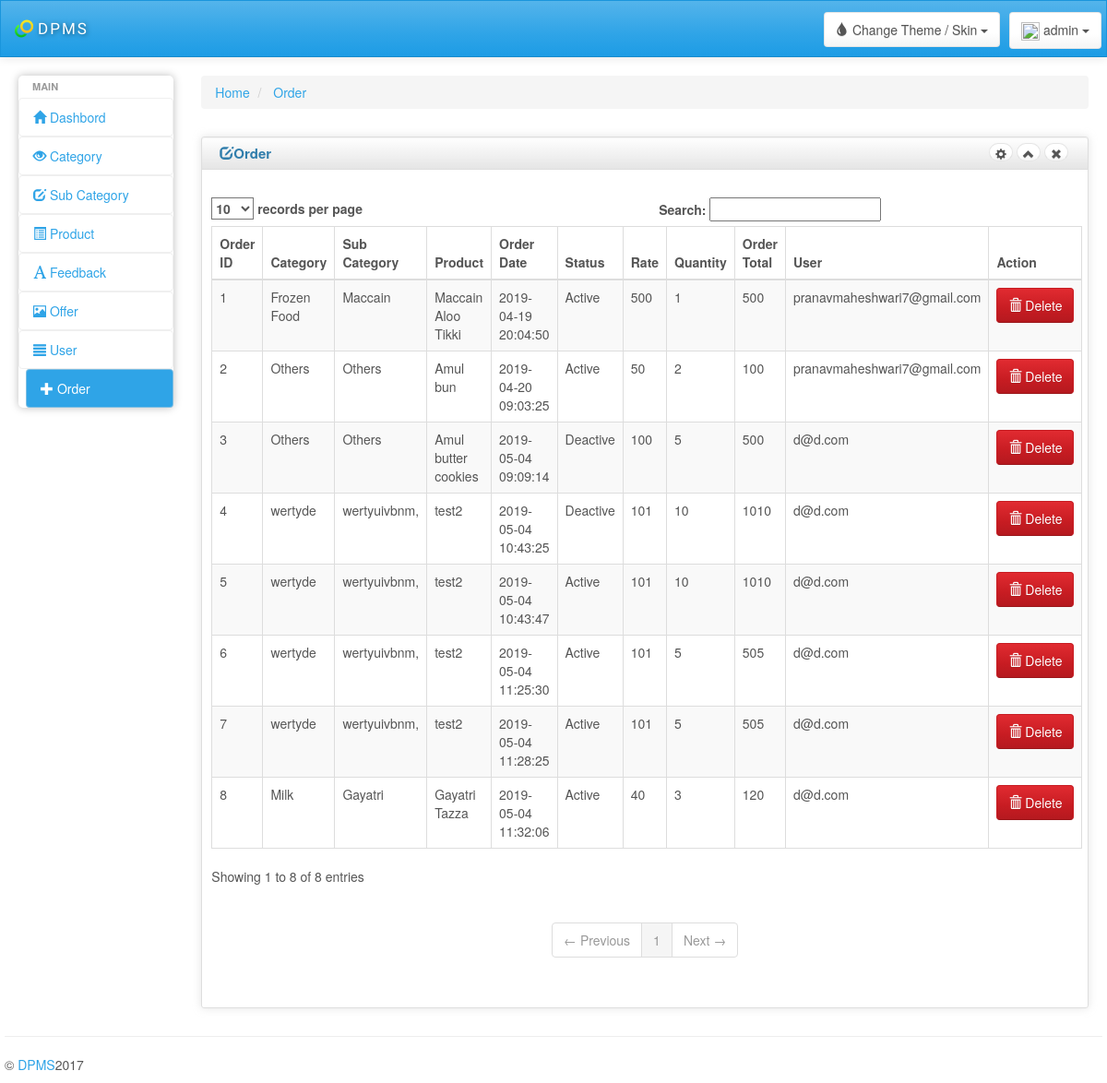
Page /Admin/order.php (signed in) on the committed database.
### tables this page shows
CREATE TABLE `order_tb` (
  `od_id` int(11) NOT NULL AUTO_INCREMENT,
  `p_id` int(11) NOT NULL,
  `o_date` timestamp NOT NULL DEFAULT CURRENT_TIMESTAMP ON UPDATE CURRENT_TIMESTAMP,
  `o_status` varchar(20) NOT NULL DEFAULT 'Active',
  `o_rate` int(11) NOT NULL,
  `o_qnty` int(11) NOT NULL,
  `o_total` int(11) NOT NULL,
  `u_email` varchar(100) NOT NULL,
  PRIMARY KEY (`od_id`)
);

CREATE TABLE `category_tb` (
  `c_id` int(11) NOT NULL AUTO_INCREMENT,
  `user_id` int(11) DEFAULT NULL,
  `c_name` varchar(50) NOT NULL,
  `c_img` text NOT NULL,
  PRIMARY KEY (`c_id`),
  UNIQUE KEY `c_id` (`c_id`)
);

CREATE TABLE `sub_category_tb` (
  `s_id` int(11) NOT NULL AUTO_INCREMENT,
  `c_id` int(11) NOT NULL,
  `s_name` varchar(50) NOT NULL,
  `s_img` varchar(100) NOT NULL,
  PRIMARY KEY (`s_id`)
);

CREATE TABLE `packing_tb` (
  `p_id` int(11) NOT NULL AUTO_INCREMENT,
  `p_name` varchar(20) NOT NULL,
  `p_img` varchar(100) NOT NULL,
  `p_descr` text NOT NULL,
  `p_weight` varchar(10) NOT NULL,
  `p_rate` int(10) NOT NULL,
  `p_fat` int(5) NOT NULL,
  `p_snf` int(11) NOT NULL,
  `p_date` date NOT NULL,
  `s_id` int(11) NOT NULL,
  `p_exp_date` date NOT NULL,
  `p_tax` varchar(5) NOT NULL,
  `p_packing` int(5) NOT NULL,
  `p_total_amt` int(100) NOT NULL,
  PRIMARY KEY (`p_id`)
);

### Admin/order.php (the view, shortened to what this page needs)
<?php
include_once("connection.php");
?>
<!DOCTYPE html>
<html lang="en">
<head>
   <?php include_once("link.php"); ?>
</head>
<body>
    <div class="navbar navbar-default" role="navigation">
<?php include_once("header.php");?>
    </div>
<div class="ch-container">
    <div class="row">
        <div class="col-sm-2 col-lg-2">
            <?php include_once("side_bar.php");?>
        </div>
        <div id="content" class="col-lg-10 col-sm-10">
            <div>
    <ul class="breadcrumb">
        <li>
            <a href="#">Home</a>
        </li>
        <li>
            <a href="#">Order</a>
        </li>
    </ul>
</div>
<div class="row">
<div class="box col-md-12">
        <div class="box-inner">
            <div class="box-header well" data-original-title="">
                <h2><i class="glyphicon glyphicon-edit"></i>Order</h2>
                <div class="box-icon">
                    <a href="#" class="btn btn-setting btn-round btn-default"><i
                            class="glyphicon glyphicon-cog"></i></a>
                    <a href="#" class="btn btn-minimize btn-round btn-default"><i
                            class="glyphicon glyphicon-chevron-up"></i></a>
                    <a href="#" class="btn btn-close btn-round btn-default"><i
                            class="glyphicon glyphicon-remove"></i></a>
                </div>
            </div>
            <div class="box-content">
                <br/>
	<div>
	<table class="table table-striped table-bordered bootstrap-datatable datatable responsive">
    <thead>
    <tr>
        <th>Order ID</th>
        <th>Category</th>
        <th>Sub Category</th>
         <th>Product</th>
		<th>Order Date</th>
		<th>Status</th>
		<th>Rate</th>
		<th>Quantity</th>
		<th>Order Total</th>
		<th>User</th>
        <th>Action</th>
    </tr>
    </thead>
    <tbody>
	<?php
	if($_SESSION['role']=="Admin"){
	       $a = "select * from order_tb,packing_tb,sub_category_tb,category_tb where order_tb.p_id = packing_tb.p_id and packing_tb.s_id =sub_category_tb.s_id and sub_category_tb.c_id = category_tb.c_id";
	}else{
	    $id=$_SESSION["id"];
	    $a = "select * from order_tb,packing_tb,sub_category_tb,category_tb where order_tb.p_id = packing_tb.p_id and packing_tb.s_id =sub_category_tb.s_id and sub_category_tb.c_id = category_tb.c_id and user_id=$id";
	}
	$b =$con->query($a);
	foreach($b as $c)
	{
	?>
    <tr>
        <td><?php echo $c["od_id"];?></td>
		<td><?php echo $c["c_name"];?></td>
		<td><?php echo $c["s_name"];?></td>
		<td><?php echo $c["p_name"];?></td>
		<td class="center"><?php echo $c["o_date"];?></td>
		<td class="center"><?php echo $c["o_status"];?></td>
		<td class="center"><?php echo $c["o_rate"];?></td>
		<td class="center"><?php echo $c["o_qnty"];?></td>
		<td class="center"><?php echo $c["o_total"];?></td>
		<td class="center"><?php echo $c["u_email"];?></td>
        <td class="center">
            <a class="btn btn-danger" href="order.php?delt=<?php echo $c["od_id"];?>">
                <i class="glyphicon glyphicon-trash icon-white"></i>
                Delete
            </a>
        </td>
    </tr>
	<?php } ?>
    </tbody>
    </table>
	</div>
            </div>
        </div>
    </div>
	</div>
</div>
    <div class="row"></div>
    <hr>
    <footer class="row">
        <?php include_once("footer.php");?>
    </footer>
</div>
</body>
</html>

### Admin/link.php (shortened to what this page needs)
<link id="bs-css" href="css/bootstrap-cerulean.min.css" rel="stylesheet">
<link href="css/charisma-app.css" rel="stylesheet">
<link href='bower_components/fullcalendar/dist/fullcalendar.css' rel='stylesheet'>
<link href='bower_components/fullcalendar/dist/fullcalendar.print.css' rel='stylesheet' media='print'>
<link href='bower_components/chosen/chosen.min.css' rel='stylesheet'>
<link href='bower_components/colorbox/example3/colorbox.css' rel='stylesheet'>
<link href='bower_components/responsive-tables/responsive-tables.css' rel='stylesheet'>
<link href='bower_components/bootstrap-tour/build/css/bootstrap-tour.min.css' rel='stylesheet'>
<link href='css/jquery.noty.css' rel='stylesheet'>
<link href='css/noty_theme_default.css' rel='stylesheet'>
<link href='css/elfinder.min.css' rel='stylesheet'>
<link href='css/elfinder.theme.css' rel='stylesheet'>
<link href='css/jquery.iphone.toggle.css' rel='stylesheet'>
<link href='css/uploadify.css' rel='stylesheet'>
<link href='css/animate.min.css' rel='stylesheet'>

### Admin/header.php (shortened to what this page needs)
<div class="navbar-inner">
            <a class="navbar-brand" href="index.php"> <img alt="Charisma Logo" src="img/logo20.png" class="hidden-xs"/>
                <span>DPMS</span></a>
            <div class="btn-group pull-right">
                <button class="btn btn-default dropdown-toggle" data-toggle="dropdown">
                    <img src="img/<?php echo $_SESSION["img"];?>" height="20px" width="20px"/><span class="hidden-sm hidden-xs"> <?php echo $_SESSION["login"];?></span>
                    <span class="caret"></span>
                </button>
            </div>
            <div class="btn-group pull-right theme-container animated tada">
                <button class="btn btn-default dropdown-toggle" data-toggle="dropdown">
                    <i class="glyphicon glyphicon-tint"></i><span
                        class="hidden-sm hidden-xs"> Change Theme / Skin</span>
                    <span class="caret"></span>
                </button>
            </div>
        </div>

### Admin/side_bar.php (shortened to what this page needs)
<div class="sidebar-nav">
                <div class="nav-canvas">
                    <ul class="nav nav-pills nav-stacked main-menu">
                        <li class="nav-header">Main</li>
                        <li><a class="ajax-link" href="index.php"><i class="glyphicon glyphicon-home"></i><span> Dashbord</span></a>
                        </li>
                        <li><a class="ajax-link" href="category.php"><i class="glyphicon glyphicon-eye-open"></i><span> Category </span></a>
                        </li>
                        <li><a class="ajax-link" href="sub_category.php"><i
                                    class="glyphicon glyphicon-edit"></i><span> Sub Category</span></a></li>
                        <li><a class="ajax-link" href="packing_view.php"><i class="glyphicon glyphicon-list-alt"></i><span> Product</span></a>
                        </li>
                          <?php
                       if($_SESSION['role']=="Admin")
                       {
                       ?>
                        <li><a class="ajax-link" href="feedback_view.php"><i class="glyphicon glyphicon-font"></i><span> Feedback</span></a>
                        </li>
                       <?php }?>
                        <li><a class="ajax-link" href="offer.php"><i class="glyphicon glyphicon-picture"></i><span> Offer</span></a>
                        </li>
                       <?php
                       if($_SESSION['role']=="Admin")
                       {
                       ?>
                        <li><a class="ajax-link" href="user.php"><i
                                    class="glyphicon glyphicon-align-justify"></i><span> User</span></a></li>
						<?php }?>
						<li><a class="ajax-link" href="order.php"><i
                                    class="glyphicon glyphicon-plus"></i><span> Order</span></a></li>
                    </ul>
                </div>
            </div>

### Admin/footer.php
<p class="col-md-9 col-sm-9 col-xs-12 copyright">&copy; <a href="#">DPMS</a>2017</p>

### Admin/css/charisma-app.css (style rules this page uses)
.ch-container { padding: 0 15px; }
.box { margin-top: 10px; margin-bottom: 10px; }
.box-inner { border: 1px solid #DEDEDE; border-radius: 3px; -webkit-border-radius: 3px; -moz-border-radius: 3px; box-shadow: 0 0 10px rgba(189, 189, 189, 0.4); -webkit-box-shadow: 0 0 10px rgba(189, 189, 189, 0.4); -moz-box-shadow: 0 0 10px rgba(189, 189, 189, 0.4); }
.box-header { border: none; padding-top: 5px; border-bottom: 1px solid #DEDEDE; border-radius: 3px 3px 0 0; -webkit-border-radius: 3px 3px 0 0; -moz-border-radius: 3px 3px 0 0; height: 35px; min-height: 35px !important; margin-bottom: 0; font-weight: bold; font-size: 16px; background: -moz-linear-gradient(top, rgba(255, 255, 255, 0) 0%, rgba(0, 0, 0, 0.1) 100%); background: -webkit-gradient(linear, left top, left bottom, color-stop(0%, rgba(255, 255, 255, 0)), color-stop(100%, rgba(0, 0, 0, 0.1))); background: -webkit-linear-gradient(top, rgba(255, 255, 255, 0) 0%, rgba(0, 0, 0, 0.1) 100%); background: -o-linear-gradient(top, rgba(255, 255, 255, 0) 0%, rgba(0, 0, 0, 0.1) 100%); background: -ms-linear-gradient(top, rgba(255, 255, 255, 0) 0%, rgba(0, 0, 0, 0.1) 100%); background: linear-gradient(to bottom, rgba(255, 255, 255, 0) 0%, rgba(0, 0, 0, 0.1) 100%); filter: progid:DXImageTransform.Microsoft.gradient(startColorstr='#00ffffff', endColorstr='#1a000000', GradientType=0); }
.box-header h2 { font-size: 15px; width: auto; clear: none; float: left; line-height: 25px; white-space: nowrap; font-weight: bold; margin-top: 0; margin-bottom: 0; }
.box-header h2 > i { margin-top: 1px; }
.box-icon { float: right; }
.box-icon a { clear: none; float: left; margin: 0 2px; height: 20px; width: 5px; margin-top: 1px; }
.box-icon a i { margin-left: -6px; top: -1px; }
.box-content { padding: 10px; }
.btn-round { border-radius: 40px; -webkit-border-radius: 40px; -moz-border-radius: 40px; font-size: 12px; padding-top: 4px; }
footer { clear: both; }
.sidebar-nav { min-height: 0; box-shadow: 0 0 10px #BDBDBD; border-radius: 5px; margin-bottom: 0; padding-bottom: 0; max-height: none; }
.navbar-brand { font-family: 'Shojumaru', cursive, Arial, serif; letter-spacing: 2px; text-shadow: 1px 1px 5px rgba(0, 0, 0, 0.5); width: 183px; font-size: 17px; }
.navbar-brand img { float: left; height: 20px; width: 20px; margin-right: 5px; }
.navbar-brand span { float: left; }
.theme-container { z-index: 5; }
.navbar-inner { padding-top: 5px; padding-bottom: 5px; line-height: 30px; height: 60px; }
.navbar-inner .btn-group { margin: 7px 5px 0 5px; }
.pull-right { float: right !important; }
.main-menu > li > a { border: 1px solid rgba(221, 221, 221, 0.46); }
.main-menu > li { margin-top: 0 !important; }
.sidebar-nav .nav-header { display: block; padding: 3px 15px; font-size: 11px; font-weight: bold; line-height: 18px; color: #999999; text-shadow: 0 1px 0 rgba(255, 255, 255, 0.5); text-transform: uppercase; }
.navbar { border-radius: 0; }
ul.main-menu li.active { margin-left: 8px; }
ul.main-menu li:not(.nav-header) { -webkit-transition: .3s; -moz-transition: .3s; -ms-transition: .3s; -o-transition: .3s; transition: .3s; }
@media only screen and (min-width: 980px) { a, button, input[type=submit], input[type=button], .product-img { -webkit-transition: .5s; -moz-transition: .5s; -ms-transition: .5s; -o-transition: .5s; transition: .5s; } }
@media only screen and (min-width: 980px) { .ch-container { padding: 0 20px; } }

### Admin/bower_components/responsive-tables/responsive-tables.css (style rules this page uses)
table th { font-weight: bold; }
table td, table th { padding: 9px 10px; text-align: left; }

### rows in the picture
order_tb: od_id "1", category_tb.c_name "Frozen Food", sub_category_tb.s_name "Maccain", p.p_name "Maccain Aloo Tikki", o_date "2019-04-19 20:04:50", o_status "Active", o_rate "500", o_qnty "1", o_total "500", u_email "pranavmaheshwari7@gmail.com"
order_tb: od_id "2", category_tb.c_name "Others", sub_category_tb.s_name "Others", p.p_name "Amul bun", o_date "2019-04-20 09:03:25", o_status "Active", o_rate "50", o_qnty "2", o_total "100", u_email "pranavmaheshwari7@gmail.com"
order_tb: od_id "3", category_tb.c_name "Others", sub_category_tb.s_name "Others", p.p_name "Amul butter cookies", o_date "2019-05-04 09:09:14", o_status "Deactive", o_rate "100", o_qnty "5", o_total "500", u_email "d@d.com"
order_tb: od_id "4", category_tb.c_name "wertyde", sub_category_tb.s_name "wertyuivbnm,", p.p_name "test2", o_date "2019-05-04 10:43:25", o_status "Deactive", o_rate "101", o_qnty "10", o_total "1010", u_email "d@d.com"
order_tb: od_id "5", category_tb.c_name "wertyde", sub_category_tb.s_name "wertyuivbnm,", p.p_name "test2", o_date "2019-05-04 10:43:47", o_status "Active", o_rate "101", o_qnty "10", o_total "1010", u_email "d@d.com"
order_tb: od_id "6", category_tb.c_name "wertyde", sub_category_tb.s_name "wertyuivbnm,", p.p_name "test2", o_date "2019-05-04 11:25:30", o_status "Active", o_rate "101", o_qnty "5", o_total "505", u_email "d@d.com"
order_tb: od_id "7", category_tb.c_name "wertyde", sub_category_tb.s_name "wertyuivbnm,", p.p_name "test2", o_date "2019-05-04 11:28:25", o_status "Active", o_rate "101", o_qnty "5", o_total "505", u_email "d@d.com"
order_tb: od_id "8", category_tb.c_name "Milk", sub_category_tb.s_name "Gayatri", p.p_name "Gayatri Tazza", o_date "2019-05-04 11:32:06", o_status "Active", o_rate "40", o_qnty "3", o_total "120", u_email "d@d.com"

### other values in the picture
$_SESSION["login"] "admin"
